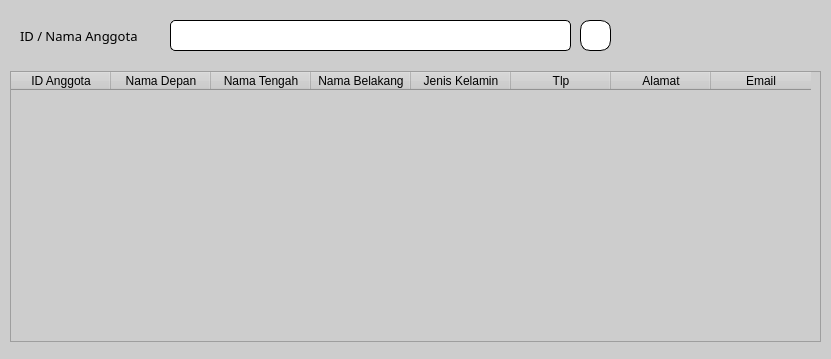
<?xml version="1.0" encoding="UTF-8"?>
<ui version="4.0">
 <class>Dialog</class>
 <widget class="QDialog" name="Dialog">
  <property name="geometry">
   <rect>
    <x>0</x>
    <y>0</y>
    <width>831</width>
    <height>359</height>
   </rect>
  </property>
  <property name="windowTitle">
   <string>Dialog</string>
  </property>
  <property name="styleSheet">
   <string notr="true">background-color: rgb(205, 205, 205);</string>
  </property>
  <widget class="QLabel" name="label">
   <property name="geometry">
    <rect>
     <x>20</x>
     <y>20</y>
     <width>141</width>
     <height>31</height>
    </rect>
   </property>
   <property name="font">
    <font>
     <family>Century Gothic</family>
     <pointsize>10</pointsize>
    </font>
   </property>
   <property name="text">
    <string>ID / Nama Anggota</string>
   </property>
  </widget>
  <widget class="QLineEdit" name="editSearch">
   <property name="geometry">
    <rect>
     <x>170</x>
     <y>20</y>
     <width>401</width>
     <height>31</height>
    </rect>
   </property>
   <property name="font">
    <font>
     <family>Century Gothic</family>
     <pointsize>10</pointsize>
    </font>
   </property>
   <property name="styleSheet">
    <string notr="true">background-color: rgb(255, 255, 255);
border: 1px solid black;
border-radius: 5px;</string>
   </property>
  </widget>
  <widget class="QPushButton" name="btnSearch">
   <property name="geometry">
    <rect>
     <x>580</x>
     <y>20</y>
     <width>31</width>
     <height>31</height>
    </rect>
   </property>
   <property name="styleSheet">
    <string notr="true">QPushButton{
border: 1px solid black;
border-radius: 10px;
background-color: rgb(255, 255, 255);
color: rgb(0, 0, 0);
}

QPushButton:hover{
background-color: rgb(205, 205, 205);
}

QPushButton:pressed{
padding-left: 5px;
padding-top: 5px;
}</string>
   </property>
   <property name="text">
    <string/>
   </property>
   <property name="icon">
    <iconset>
     <normaloff>../ICON/search.png</normaloff>../ICON/search.png</iconset>
   </property>
  </widget>
  <widget class="QTableWidget" name="tblAnggota">
   <property name="geometry">
    <rect>
     <x>10</x>
     <y>71</y>
     <width>811</width>
     <height>271</height>
    </rect>
   </property>
   <property name="font">
    <font>
     <family>Century Gothic</family>
     <pointsize>10</pointsize>
    </font>
   </property>
   <property name="editTriggers">
    <set>QAbstractItemView::NoEditTriggers</set>
   </property>
   <property name="selectionMode">
    <enum>QAbstractItemView::SingleSelection</enum>
   </property>
   <property name="selectionBehavior">
    <enum>QAbstractItemView::SelectRows</enum>
   </property>
   <column>
    <property name="text">
     <string>ID Anggota</string>
    </property>
   </column>
   <column>
    <property name="text">
     <string>Nama Depan</string>
    </property>
   </column>
   <column>
    <property name="text">
     <string>Nama Tengah</string>
    </property>
   </column>
   <column>
    <property name="text">
     <string>Nama Belakang</string>
    </property>
   </column>
   <column>
    <property name="text">
     <string>Jenis Kelamin</string>
    </property>
   </column>
   <column>
    <property name="text">
     <string>Tlp</string>
    </property>
   </column>
   <column>
    <property name="text">
     <string>Alamat</string>
    </property>
   </column>
   <column>
    <property name="text">
     <string>Email</string>
    </property>
   </column>
  </widget>
 </widget>
 <resources/>
 <connections/>
</ui>
